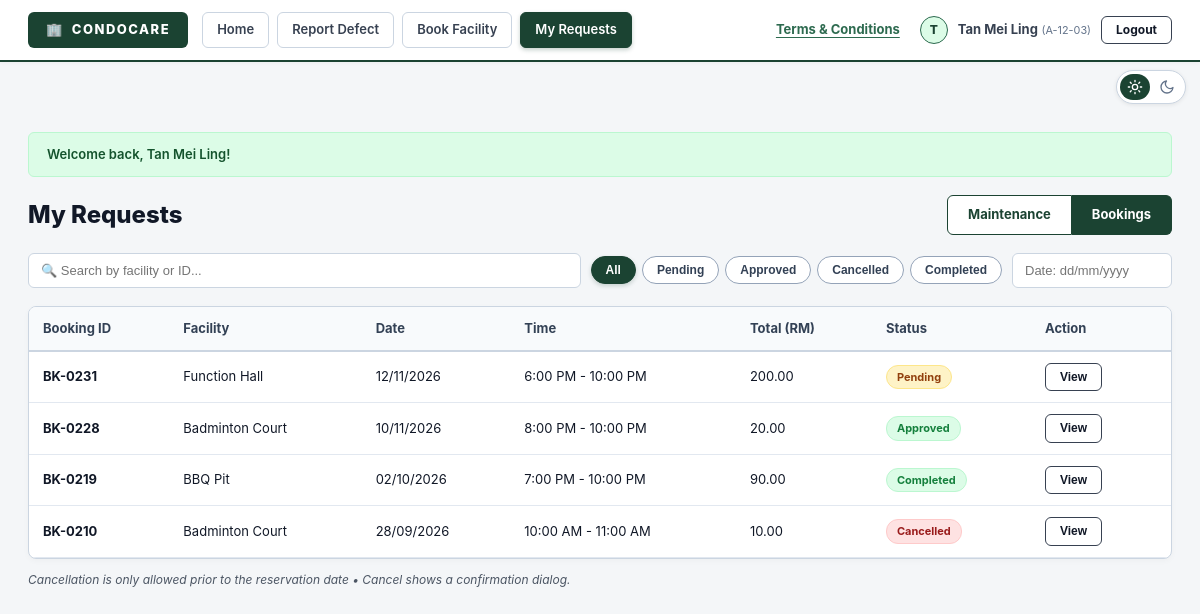
Screenshot of /my-requests-bookings.php (signed in) with the database file from the repository.
### tables this page shows
CREATE TABLE `bookings` (
  `id` INT AUTO_INCREMENT PRIMARY KEY,
  `booking_no` VARCHAR(25) NOT NULL UNIQUE,
  `resident_id` INT NOT NULL,
  `facility_id` INT NOT NULL,
  `booking_date` DATE NOT NULL,
  `start_hour` INT NOT NULL,
  `end_hour` INT NOT NULL,
  `total_amount` DECIMAL(8,2) NOT NULL DEFAULT 0.00,
  `remarks` TEXT NULL,
  `status` ENUM('pending', 'approved', 'cancelled', 'completed', 'rejected') NOT NULL DEFAULT 'pending',
  `created_at` TIMESTAMP DEFAULT CURRENT_TIMESTAMP,
  CONSTRAINT `fk_booking_resident` FOREIGN KEY (`resident_id`) REFERENCES `residents` (`id`) ON DELETE CASCADE,
  CONSTRAINT `fk_booking_facility` FOREIGN KEY (`facility_id`) REFERENCES `facilities` (`id`) ON DELETE RESTRICT
);

CREATE TABLE `facilities` (
  `id` INT AUTO_INCREMENT PRIMARY KEY,
  `name` VARCHAR(100) NOT NULL UNIQUE,
  `hourly_rate` DECIMAL(8,2) NOT NULL DEFAULT 0.00,
  `description` TEXT NULL,
  `open_hour` INT NOT NULL DEFAULT 8,
  `close_hour` INT NOT NULL DEFAULT 22,
  `status` ENUM('Available', 'Maintenance') NOT NULL DEFAULT 'Available'
);

### my-requests-bookings.php (the view, shortened to what this page needs)
<?php
require_once __DIR__ . '/config_db.php';
require_once __DIR__ . '/includes_auth.php';
$user = currentUser();
try {
    $stmt = $pdo->prepare("
        SELECT b.*, f.name AS facility_name, f.hourly_rate
        FROM bookings b
        JOIN facilities f ON b.facility_id = f.id
        WHERE b.resident_id = :rid
        ORDER BY b.booking_date DESC, b.start_hour DESC
    ");
    $stmt->execute([':rid' => $user['res_id']]);
    $bookings = $stmt->fetchAll();
} catch (PDOException $e) {
    $bookings = [];
}
require_once __DIR__ . '/includes_header.php';
?>
<div class="page-head">
  <h1>My Requests</h1>
  <div class="toggle">
    <a href="my-requests-maintenance.php">Maintenance</a>
    <a class="on" href="my-requests-bookings.php">Bookings</a>
  </div>
</div>
<div class="toolbar">
  <input class="input search" id="search" placeholder="🔍 Search by facility or ID...">
  <div class="chips">
    <button class="chip on" data-filter="all">All</button>
    <button class="chip" data-filter="pending">Pending</button>
    <button class="chip" data-filter="approved">Approved</button>
    <button class="chip" data-filter="cancelled">Cancelled</button>
    <button class="chip" data-filter="completed">Completed</button>
  </div>
  <input class="input" id="dateFilter" placeholder="Date: dd/mm/yyyy" style="width:160px;">
</div>
<div class="table-wrap">
  <table id="tbl">
    <thead>
      <tr>
        <th>Booking ID</th>
        <th>Facility</th>
        <th>Date</th>
        <th>Time</th>
        <th>Total (RM)</th>
        <th>Status</th>
        <th style="width:140px;">Action</th>
      </tr>
    </thead>
    <tbody>
      <?php if (empty($bookings)): ?>
        <tr>
          <td colspan="7" style="text-align:center;padding:20px;color:#777;">No facility bookings found.</td>
        </tr>
      <?php else: ?>
        <?php foreach ($bookings as $b): ?>
          <?php
            $timeStr = formatTimeRange($b['start_hour'], $b['end_hour']);
            $viewData = [
              'Booking ID'    => $b['booking_no'],
              'Facility'      => $b['facility_name'],
              'Date'          => formatDate($b['booking_date']),
              'Time'          => $timeStr,
              'Hourly Rate'   => 'RM ' . number_format($b['hourly_rate'], 2),
              'Total Amount'  => 'RM ' . number_format($b['total_amount'], 2),
              'Status'        => ucfirst($b['status']),
              'Remarks'       => $b['remarks'] ?? 'None',
              'Created At'    => formatDate($b['created_at'])
            ];
          ?>
          <tr data-status="<?= e($b['status']) ?>" data-date="<?= e(formatDate($b['booking_date'])) ?>">
            <td><strong><?= e($b['booking_no']) ?></strong></td>
            <td><?= e($b['facility_name']) ?></td>
            <td><?= e(formatDate($b['booking_date'])) ?></td>
            <td><?= e($timeStr) ?></td>
            <td><?= number_format($b['total_amount'], 2) ?></td>
            <td><span class="status <?= strtolower(e($b['status'])) ?>"><?= e(ucfirst($b['status'])) ?></span></td>
            <td class="act">
              <button type="button" class="btn" data-view-json='<?= htmlspecialchars(json_encode($viewData), ENT_QUOTES, 'UTF-8') ?>' data-title="Booking Details: <?= e($b['booking_no']) ?>">View</button>
            </td>
          </tr>
        <?php endforeach; ?>
      <?php endif; ?>
    </tbody>
  </table>
</div>
<p class="note">Cancellation is only allowed prior to the reservation date &bull; Cancel shows a confirmation dialog.</p>
<?php require_once __DIR__ . '/includes_footer.php'; ?>

### comm_style.css (style rules this page uses)
:root { --primary: #1b4332; --primary-hover: #123023; --primary-light: #2d6a4f; --primary-mint: #dcfce7; --primary-tint: #ecfdf5; --dark: #111827; --dark-surface: #1f2937; --gray-bg: #f4f6f8; --gray-card: #ffffff; --gray-border: #cbd5e1; --gray-border-dark: #374151; --gray-text: #4b5563; --gray-heading: #111827; --danger: #dc2626; --danger-hover: #b91c1c; --success: #15803d; --warning: #b45309; }
* { box-sizing:border-box }
body { margin:0; font-family:-apple-system,BlinkMacSystemFont,"Segoe UI",Roboto,Helvetica,Arial,sans-serif; font-size:14px; color:var(--dark); background:var(--gray-bg); line-height:1.5; }
a { color:inherit;text-decoration:none }
h1 { margin:0 0 16px; font-size:24px; font-weight:800; color:var(--gray-heading); }
.page-head { display:flex; justify-content:space-between; align-items:center; margin-bottom:18px; gap:12px; flex-wrap:wrap; }
.page-head h1 { margin:0 }
.note { font-size:12px; font-style:italic; color:var(--gray-text); margin:12px 0; }
.btn { display:inline-block; border:1.5px solid var(--gray-border-dark); border-radius:6px; background:#ffffff; color:var(--dark); padding:6px 14px; font-size:12px; font-weight:700; text-decoration:none; cursor:pointer; line-height:1.2; text-align:center; transition:all .15s ease-in-out; }
.toolbar { display:flex; gap:10px; align-items:center; margin-bottom:18px; flex-wrap:wrap; }
.input { width:100%; border:1.5px solid var(--gray-border); border-radius:6px; padding:9px 12px; font-size:13px; background:#ffffff; color:var(--dark); outline:none; transition:border-color .15s; }
.toolbar .input { width:auto }
.toolbar .search { min-width:260px;flex:1 }
.chips { display:flex; gap:6px; flex-wrap:wrap; }
.chip { border:1px solid #94a3b8; border-radius:20px; background:#ffffff; color:#334155; padding:6px 14px; font-size:12px; font-weight:600; cursor:pointer; transition:all .15s ease-in-out; }
.chip.on { background:var(--primary); color:#ffffff; border-color:var(--primary); box-shadow:0 2px 4px rgba(27,67,50,0.2); }
.toggle { display:inline-flex; }
.toggle>* { border:1.5px solid var(--primary); padding:9px 20px; font-weight:700; font-size:13px; text-decoration:none; background:#ffffff; color:var(--primary); cursor:pointer; transition:all .15s; }
.toggle>*:first-child { border-radius:6px 0 0 6px }
.toggle>*:last-child { border-radius:0 6px 6px 0;border-left:0 }
.toggle>.on { background:var(--primary); color:#ffffff; }
.table-wrap { overflow-x:auto; background:#ffffff; border:1.5px solid var(--gray-border); border-radius:8px; box-shadow:0 2px 6px rgba(0,0,0,0.03); }
table { width:100%; border-collapse:collapse; font-size:13px; }
th { background:#f8fafc; text-align:left; padding:12px 14px; border-bottom:2px solid var(--gray-border); font-weight:700; color:#334155; }
td { padding:11px 14px; border-bottom:1px solid #e2e8f0; vertical-align:middle; }
td.act { white-space:nowrap }
td.act .btn { margin-right:4px }
.status { display:inline-block; padding:3px 10px; border-radius:12px; font-size:11px; font-weight:700; text-transform:capitalize; }
.status.reported,.status.pending { background:#fef3c7; color:#92400e; border:1px solid #fde68a; }
.status.resolved,.status.approved,.status.completed { background:#dcfce7; color:#15803d; border:1px solid #bbf7d0; }
.status.cancelled,.status.rejected { background:#fee2e2; color:#991b1b; border:1px solid #fecaca; }

### rows the page displays
bookings: booking_no "BK-0231", facility.name "Function Hall", booking_date "12/11/2026", timeStr "6:00 PM - 10:00 PM", total_amount "200.00", status "Pending"
bookings: booking_no "BK-0228", facility.name "Badminton Court", booking_date "10/11/2026", timeStr "8:00 PM - 10:00 PM", total_amount "20.00", status "Approved"
bookings: booking_no "BK-0219", facility.name "BBQ Pit", booking_date "02/10/2026", timeStr "7:00 PM - 10:00 PM", total_amount "90.00", status "Completed"
bookings: booking_no "BK-0210", facility.name "Badminton Court", booking_date "28/09/2026", timeStr "10:00 AM - 11:00 AM", total_amount "10.00", status "Cancelled"

### other values shown
substr($cur_user['name'], 0, 1) "T"
$cur_user['name'] "Tan Mei Ling"
$msg "Welcome back, Tan Mei Ling!"
